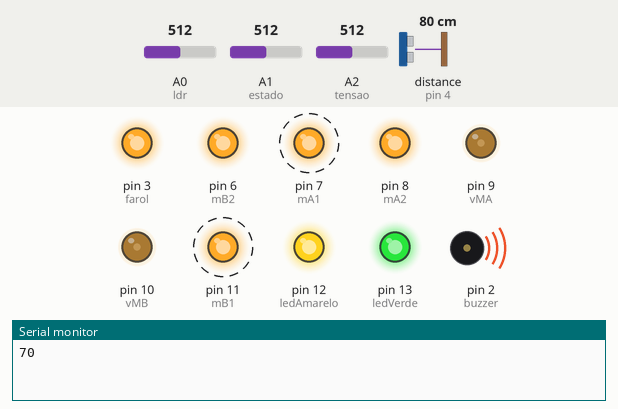
Recording of a sketch running on a simulated Arduino Uno, built with avr-gcc and run on an emulated ATmega328P. Shown: output pins drawn as LEDs (lit = HIGH), buzzer (waves = sounding, pin HIGH), the last lines printed to the serial monitor. Wiring (inferred from the names in the program): ultrasonic range finder: trigger pin 5; echo pin 4. Dashed ring = blinking. Inputs (shaded band) come from the test bench; at power-on: distance to the obstacle (sensor on pin 4) 80 cm, A0 (ldr) = 512, A1 (estado) = 512, A2 (tensao) = 512. The echo pulse lasts 58.3 µs per cm; pins used as bus, display or sensor lines are not drawn.

Above: at 3.0 s.
3.1 s: distance to the obstacle (sensor on pin 4) set to 52 cm
At 4.33 s:
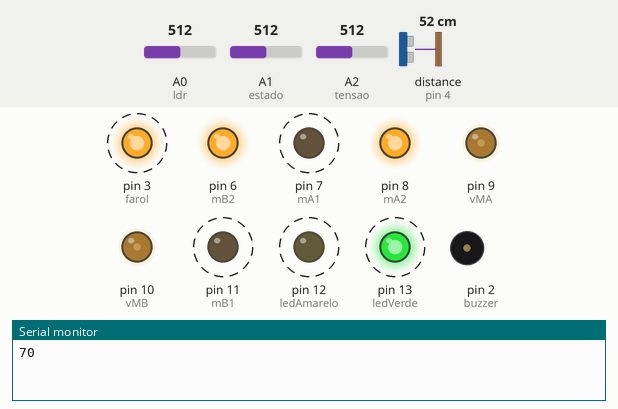
9.9 s: distance to the obstacle (sensor on pin 4) set to 42 cm
At 14.1 s:
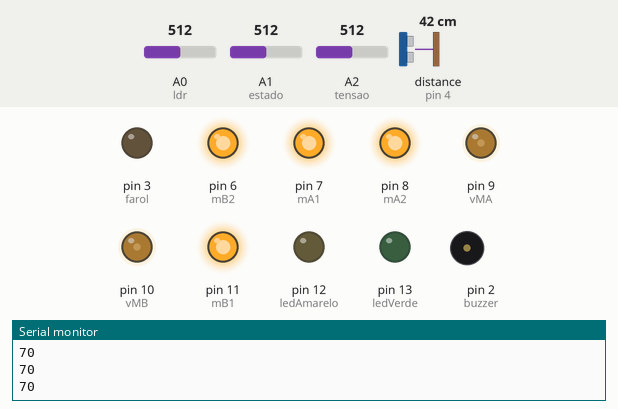
16.7 s: A0 (ldr) set to 716
23.5 s: A1 (estado) set to 910
At 26.0 s:
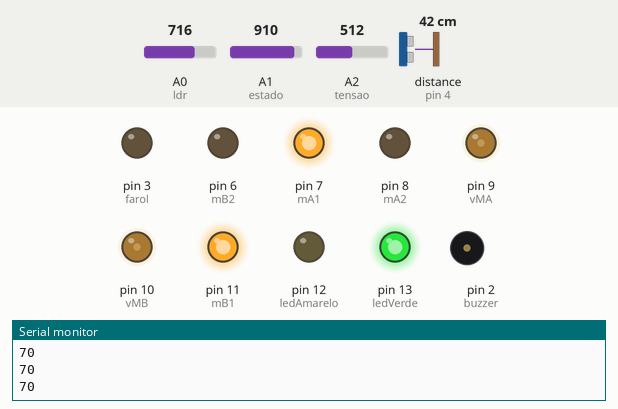
30.0 s: A0 (ldr) set to 306
36.8 s: A2 (tensao) set to 542
40.3 s: A2 (tensao) set to 560
At 41.7 s:
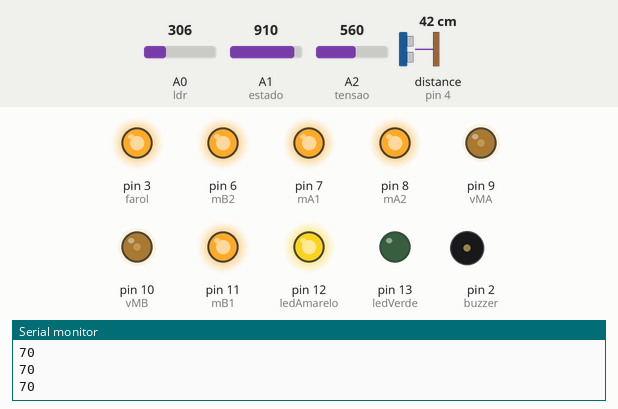
Timing chart, 0 to 43.3 s (numbered marks = the images above; inputs shaded):
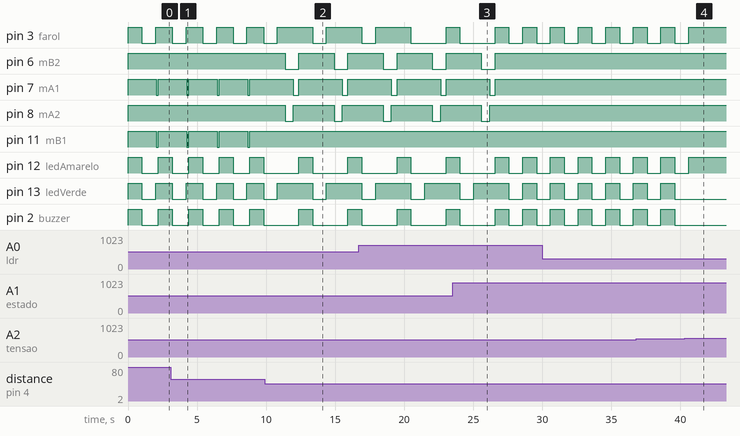

The sketch:

Robot_Thunder_Autonomo_V1.4.ino
```cpp
/*************************************************************
  Programa Thunder Tank DS (Kit da Easy DS robótica educacional)
  Modo autônomo e controle remoto pelo celular (bluetooth)
  utilizado Arduíno UNO, modulo Bluetooth (low energy - IOS)
  ponte H L298N (vermelha) e bateria lipo 3S 730mA a 850mA
  alarme de baixa tensão para proteger a bateria (9V)
  Autor: Carlos Cesar Pereira (Magneto) - Fevereiro 2020
  maiores detalhes no site hobbynaveia.com.br
 ************************************************************/


// Definicao dos pinos

const int mA1 = 7; // Sentido dos motores de deslocamento - (Motor A)
const int mA2 = 8; // Sentido dos motores de deslocamento - (Motor A)

const int mB1 = 11; // Sentido dos motores de deslocamento - (Motor B)
const int mB2 = 6; // Sentido dos motores de deslocamento - (Motor B)

const int vMA = 9; // Velocidade do motor A (PWM)
const int vMB = 10; // Velocidade do motor B (PWM)

// Sonar
const int trig = 5; // emissão do ultrasom
const int echo = 4; // recepção do ultrasom

// Leds
const int ledAmarelo = 12; // informa modo celular ligado
const int ledVerde = 13; // informa modo autonomo ligado
const int farol = 3;

// Buzzer
const int buzzer = 2; // apita quando a tensão da bateria baixa de 9V

// Sensores
const int estado = A1; // chave seletora do modo autonomo e celular
const int ldr = A0; // sensor de iluminação para acendimento automático dos faróis
const int tensao = A2; // recebe a informação da tensão da bateria

// Variaveis
long duracao; // recebe duracao do pulso do sensor ultrasom
long distancia; // recebe distancia do sensor ultrasom

int velocidadeMA = 70; // recebe velocidade do motor A (<= 255)
int velocidadeMB = 70; // recebe velocidade do motor B (<= 255)

float valorTensao = 12; // recebe valor da tensao convertido para Volts
int valorLdr = 1000; // recebe a valor lido do pino de entrada do LDR
int valorEstado = 0; // recebe o valor lido no pino de entrada da chave de seleção autônomo e celular

byte autonomo = 0; // identificar modo a ser selecionado: 1 = autonomo e 0 = celular
byte aceso = 0; // identifica se os faróis foram ligados ou desligados em algum momento
int fixaFarol = 0; // contador para controlar o acendimento e desligamento em um só botão do celular

int incomingByte; // recebe o byte da entrada de dados pela serial (Bluetooth)


/****************************************************
 ***      Definindo as Rotinas do programa que    ***
 ***      só serão executadas uma única vez       ***
 ***************************************************/

void setup() { // Declaracoes que são executadas apenas uma vez ao ligar o Arduino

  // inicializa Serial
  Serial.begin(9600); // abre a comunicação serial para dados para celular e debug

  // inicialisar pinos
  pinMode(trig, OUTPUT); // definindo como saída
  pinMode(echo, INPUT); // definindo como entrada
  pinMode(mB1, OUTPUT); // definindo como saída
  pinMode(mB2, OUTPUT); // definindo como saída
  pinMode(mA1, OUTPUT); // definindo como saída
  pinMode(mA2, OUTPUT); // definindo como saída
  pinMode(vMA, OUTPUT); // definindo como saída
  pinMode(vMB, OUTPUT); // definindo como saída


  pinMode(ledAmarelo, OUTPUT); // definindo como saída
  pinMode(ledVerde, OUTPUT); // definindo como saída
  pinMode(farol, OUTPUT); // definindo como saída
  pinMode(estado, INPUT); // definindo como entrada
  pinMode(buzzer, OUTPUT); // definindo como saída
  pinMode(tensao, INPUT); // definindo como entrada

  analogWrite(vMA, velocidadeMA); // registrando a velocidade do motor A
  analogWrite(vMB, velocidadeMB); // registrando a velocidade do motor B

}


/****************************************************
 ***      Definindo as Rotinas do programa        ***
 ***     só serão executadas quando chamadas      ***
 ***  no void loop ou dentro das mesmas rotinas   ***
 ***************************************************/


/****************************************************
 *******        Inicio Rotinas Comuns        ********
 ***************************************************/

void medirDistancia() { // Leitura do ultrasom

  digitalWrite(trig, LOW);
  delayMicroseconds(2);
  digitalWrite(trig, HIGH);
  delayMicroseconds(10);
  digitalWrite(trig, LOW);
  duracao = pulseIn(echo, HIGH); // recebe a informação de leitura do sensor
  distancia = duracao / 56; // converte para centimetros
  //delay(100);

}

void frenteApenas () { // deslocamento apenas para frente
  digitalWrite(mB1, LOW);
  digitalWrite(mB2, HIGH);
  digitalWrite(mA1, LOW);
  digitalWrite(mA2, HIGH);
}

void atrasApenas () { // deslocamento apenas para tras
  digitalWrite(mB1, HIGH);
  digitalWrite(mB2, LOW);
  digitalWrite(mA1, HIGH);
  digitalWrite(mA2, LOW);
}

void giroEsquerda () { // girar no eixo para esquerda
  digitalWrite(mB1, HIGH);
  digitalWrite(mB2, LOW);
  digitalWrite(mA1, LOW);
  digitalWrite(mA2, HIGH);
}

void giroDireita () { // girar no eixo para direita
  digitalWrite(mB1, LOW);
  digitalWrite(mB2, HIGH);
  digitalWrite(mA1, HIGH);
  digitalWrite(mA2, LOW);
}

void frenteEsquerda () { // deslocamento para frente e esquerda
  digitalWrite(mA1, LOW);
  digitalWrite(mA2, HIGH);
}

void frenteDireita () { // deslocamento para frente e direita
  digitalWrite(mB1, LOW);
  digitalWrite(mB2, HIGH);
}

void parado () { // sem deslocamento
  digitalWrite(mB1, HIGH);
  digitalWrite(mB2, HIGH);
  digitalWrite(mA1, HIGH);
  digitalWrite(mA2, HIGH);
}

void acenderFarol () { // acender Farol
  digitalWrite(farol, HIGH);
}

void apagarFarol () { // apagar Farol
  digitalWrite(farol, LOW);
}

void alarmeTensao () { // rotina de alarme se tensão da bateria estiver baixa
  parado();
  digitalWrite(buzzer, HIGH); // <===== Recomendo comentar esta linha ENQUANTO estiver ajustando o código
  digitalWrite(ledVerde, HIGH);
  digitalWrite(ledAmarelo, HIGH);
  acenderFarol(); // chama rotina de acender farol
  delay(1000);
  digitalWrite(buzzer, LOW);
  digitalWrite(ledVerde, LOW);
  digitalWrite(ledAmarelo, LOW);
  apagarFarol(); // chama rotina de apagar farol
  delay(1000);
}

/****************************************************
 *******        Final  Rotinas Comuns        ********
 ***************************************************/


/****************************************************
 *******    Início Rotina modo autônomo      ********
 ***************************************************/

void modoAutonomo () { // modo Autonomo

  velocidadeMA = 70; // define velocidade do motor A (<= 255)
  velocidadeMB = 70; // define velocidade do motor B (<= 255)
  analogWrite(vMA, velocidadeMA); // registra a velocidade do motor A
  analogWrite(vMB, velocidadeMB); // registra a velocidade do motor B

  medirDistancia(); // executa rotina de medição da distância e dá um tempo de 50 milisegundos
  delay(50);

  if (distancia < 50) { //executa o algoritmo de desvio se encontrar obstáculo a menos de 50cm
    parado(); // para
    delay(500); // fica 500 milisegundos parado
    atrasApenas(); // vai para trás por 600 milisegundos
    delay(600);
    parado(); // para
    giroEsquerda(); // gira para a esquerda por 250 milisegundos
    delay(250);
  }
  else frenteApenas(); // segue em frente se não tiver obstáculos por 150 milisegundos
  delay(150);
}

/****************************************************
 *******     Final Rotina modo autônomo      ********
 ***************************************************/


/****************************************************
 *******     Início Rotina modo celular      ********
 ***************************************************/

void modoCelular () { // Modo Celular

  if (velocidadeMA > 220) { // especifica o limite de velocidade em 220 para motor A
    velocidadeMA = 70; // se tentar ser maior que 220 volta a 70
  }

  if (velocidadeMB > 220) { // especifica o limite de velocidade em 220 para motor B
    velocidadeMB = 70; // se tentar ser maior que 220 volta a 70
  }

  analogWrite(vMA, velocidadeMA); // registrando a velocidade do motor A
  analogWrite(vMB, velocidadeMB); // registrando a velocidade do motor B

  if (Serial.available() > 0) { // Verificando se tem entrada de dados na Serial e se está no modo celular
    incomingByte = Serial.read(); // Lendo o ultimo dado recebido

    if (incomingByte == 'U') { // se receber U segue em frente
      frenteApenas();
      delay(50);
    }
    else if (incomingByte == 'D') { // se receber D segue para trás
      atrasApenas();
      delay(50);
    }
    else if (incomingByte == 'L') { // se receber L segue para a esquerda
      frenteDireita();
      delay(50);
    }
    else if (incomingByte == 'R') { // se receber R segue para direita
      frenteEsquerda();
      delay(50);
    }
    else if (incomingByte == 'X') { // se receber X gira no mesmo lugar para direita
      giroDireita();
      delay(50);
    }
    else if (incomingByte == 'B') { // se receber B gira no mesmo lugar para esquerda
      giroEsquerda();
      delay(50);
    }
    else if (incomingByte == 'Y') { // se receber Y adiciona 1 ao contador de farol
      fixaFarol = fixaFarol + 1;
      delay(50);
    }
    else if (incomingByte == 'A') { // se receber A muda a velocidade adicionando 30 unidades aos motores
      velocidadeMA = velocidadeMA + 30; // aumenta a velocidade do motor A em 30 unidades
      velocidadeMB = velocidadeMB + 30; // aumenta a velocidade do motor B em 30 unidades
      delay(70);
    }
  }
}

/****************************************************
 *******      Final Rotina modo celular      ********
 ***************************************************/


/****************************************************
 ***       Início do loop que será executado      ***
 ***          o tempo todo pelo Arduino           ***
 ***************************************************/

void loop() { // estas instruções se repetirão enquanto houver energia alimentando o Arduino

  valorEstado = analogRead(estado); // lê a informação da chave de seleção Autonomo e Celular
  valorLdr = analogRead(ldr); // lê a informação do sensor de luz
  valorTensao = analogRead(tensao); // lê a tensão de entrada na porta da do arduino
  valorTensao = (valorTensao * 16.65) / 1024; // converte a tensao lida na tensão real de acordo com as especificações do Arduino e divisor de tensão

  if (valorTensao <= 9) { // faz bloqueio se a tensão da bateria for igual ou menor que 9V (3V por célula)
    alarmeTensao(); // chama rotina de alarme
  }

  if (valorLdr < 650) { // testa se esta escuro ou claro para acender farois
    acenderFarol(); // chama a rotina de acender faróis se baixa luminosidade
    aceso = 1; // marca em 1 para saber que os faróis foram ligados em algum momento
  }
  else { // em caso de estar claro apaga os faróis
    apagarFarol(); // chama rotina de apagar os faróis
    aceso = 0; // marca em 0 para saber que os faroes foram desligados em algum momento
  }

  if (fixaFarol > 0 && aceso == 0) { // para evitar conflito os faróis não são acionados pelo celular se já estirerem acesos
    acenderFarol(); // depois de testar se estava apagado e se o botão de acionamento foi acionado chama rotina de acender faróis
    aceso = 1; //marca em 1 para saber que os faróis foram ligados em algum momento
  }

  if (valorEstado < 900) { // testa se chave superior esta no modo autonomo ou celular
    autonomo = 1; // marca em 1 o modo autonomo
  }
  else {
    autonomo = 0; // em caso negativo marca em 0 o modo autonomo
  }

  if (fixaFarol > 3) { // testa contador do acendimento de farol. Se for maior que 2 volta a 0. Assim acendemos e apagamos o faróis em um só botão
    fixaFarol = 0; // marca em 0 o contador do farol
  }

  if (autonomo == 0) { // Verifica se está no modo celular
    digitalWrite(ledAmarelo, HIGH); // em caso positivo liga o led amarelo e apaga o verde
    digitalWrite(ledVerde, LOW);
    parado(); // para o veículo para maior segurança
    modoCelular(); // chama a rotina modo celular
  }
  else if (autonomo == 1) { // Verificando se está no modo autonomo
    digitalWrite(ledAmarelo, LOW); // em caso positivo liga o led verde e apaga o amarelo
    digitalWrite(ledVerde, HIGH);
    modoAutonomo(); // chama a rotina modo autônomo
  }


  Serial.println(velocidadeMA); // manda a informação da velocidade do motor A para a tela do celular
  // Serial.println(velocidadeMB); // não é necessário mandar do motor B porque são as mesmas


 /****************************************************
 ***       Início da área de debug que tem a       ***
 *** função de mostrar o conteúdo das variáveis    ***
 ***   deve ficar desligada após os testes para    ***
 ***  evitar atraso no processamento do programa   ***
 ***************************************************/

  /*
    Serial.print(" Distancia: ");
    Serial.println(distancia);

    Serial.print("luz: ");
    Serial.println(valorLdr);

    Serial.print("autonomo: ");
    Serial.println(autonomo);
    Serial.print("Ler estado: ");
    Serial.println(valorEstado);

    Serial.print("Ler tensao: ");
    Serial.println(tensao);

    Serial.print("Fixa Farol: ");
    Serial.println(fixaFarol);

    Serial.print("Velocidade M-A: ");
    Serial.println(velocidadeMA);

    Serial.print("Velocidade M-B: ");
    Serial.println(velocidadeMB);

    delay(100); // Atenção: esta linha deverá ser utilizado só no DEBUG ou afetará o tempo de sinal no modo Celular e dará erro
  */
} // parâmetro final da instrução void loop e não pode ser apagada ou comentada

/****************************************************
 *******         Final  do código :)         ********
 ***************************************************/
```

Measured:
- the behaviour switches between 48 and 47 cm on distance to the obstacle (sensor on pin 4) (found by bisection; images 1 and 2)
- the behaviour switches between 553 and 554 on A2 (tensao) (found by bisection; images 3 and 4)
- after the input at 9.9 s, pin 6 (mB2): alternates HIGH for 2.6 s and LOW for 1.0 s, starting after 1.5 s; pin 7 (mA1): alternates HIGH for 3.2 s and LOW for 0.40 s, starting after 2.1 s; pin 8 (mA2): alternates HIGH for 3.0 s and LOW for 0.60 s, starting after 1.5 s; pin 11 (mB1): stops changing and stays HIGH
- after the input at 23.5 s, pin 6 (mB2): goes on until 26.6 s, then stays HIGH; pin 8 (mA2): goes on until 26.2 s, then stays HIGH
- after the input at 40.3 s, pin 3 (farol), pin 12 (ledAmarelo): goes on until 40.6 s, then stays HIGH; pin 13 (ledVerde), pin 2 (buzzer): stops changing and stays LOW
- by itself, pin 3 (farol), pin 12 (ledAmarelo), pin 13 (ledVerde), pin 2 (buzzer): alternates HIGH for 1.0 s and LOW for 1.0 s
- by itself, pin 7 (mA1), pin 11 (mB1): alternates HIGH for 2.1 s and LOW for 0.15 s
